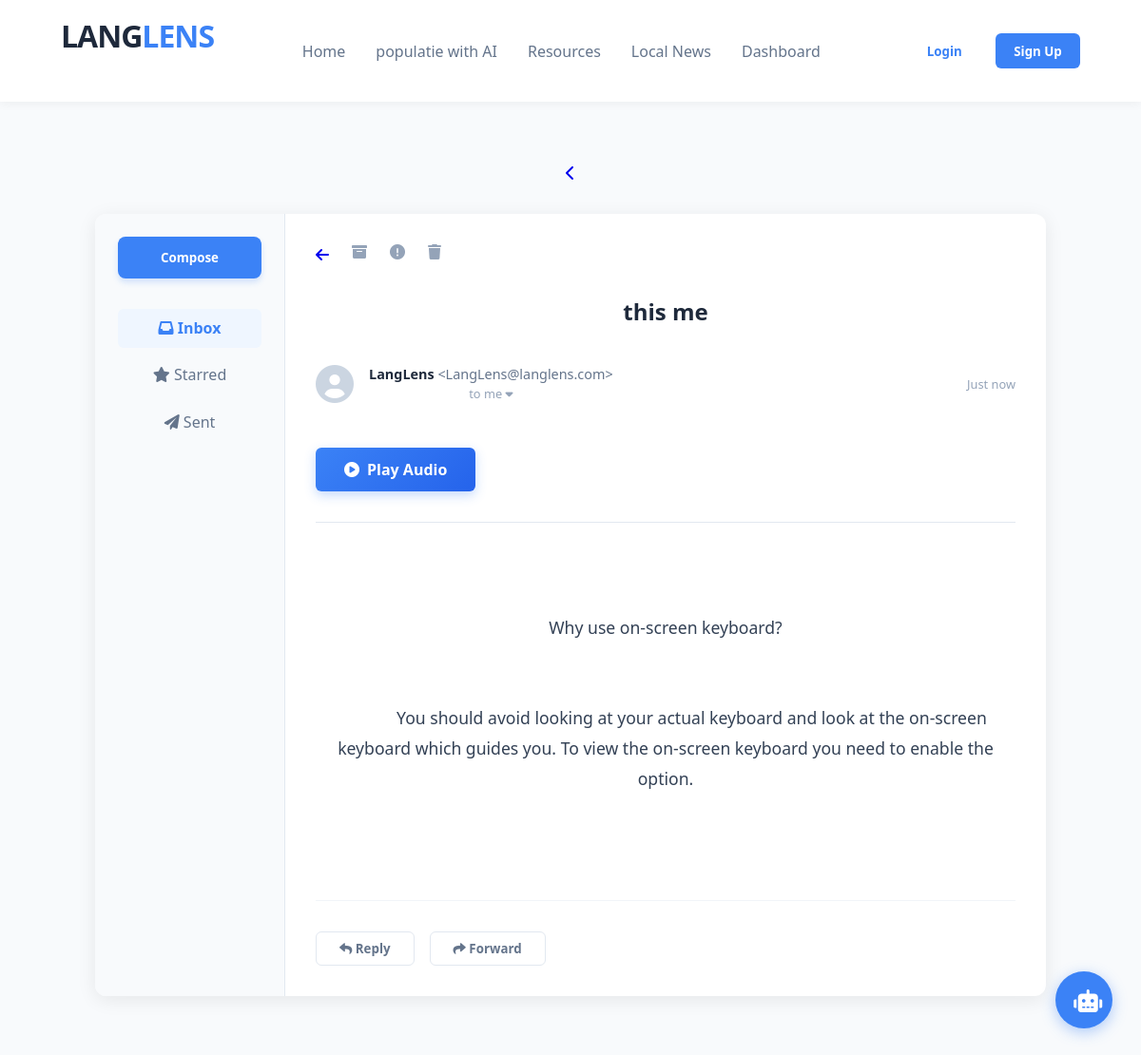
The page /listening_adio/this-me/ on the database its author committed.
### LangLens/models.py (models this page shows, shortened)
class ListingModule(models.Model):
    category = models.ForeignKey(Category, on_delete=models.SET_NULL, null=True)
    title = models.CharField(max_length=200)
    story_content = models.TextField( null=True, blank=True)
    audio = models.FileField(upload_to='Audio_reading/listening_mode/', null=True, blank=True)
    slug = models.SlugField(max_length=250, unique=True, blank=True) # New Field

### LangLens/views.py (the view, shortened to what this page needs)
# urls.py: path('listening_adio/<slug:slug>/', views.listening_detail, name='display_listening_text'),
def listening_detail(request, slug):
    text = get_object_or_404(ListingModule, slug=slug)
    templates = {
        'Emails': 'LangLens/listening_email.html',
        'Short stories': 'LangLens/listening_stories.html',
        'News': 'LangLens/listening_news.html',
    }
    template_path = templates.get(text.category.name, 'LangLens/listening_stories.html')
    return render(request, template_path, {'text': text})

### LangLens/context_processors.py (called while the page is built)
def profile_context(request):
    profile = None
    if request.user.is_authenticated:
        profile = UserProfile.objects.filter(user=request.user).first()
    return {'profile': profile}

### templates/LangLens/listening_email.html (shortened to what this page needs)
{% extends "LangLens/index.html" %}
{% load static %}
{% block css %}
    <link rel="stylesheet" href="{% static 'LangLens/css/listening_email.css' %}">
{% endblock %}
{% block content %}
    <a href="javascript:history.back()" class="back-link"><i class="fas fa-chevron-left"></i></a>
    <div class="email-container">
        <aside class="email-sidebar">
            <button class="btn-compose">Compose</button>
            <ul>
                <li class="active"><i class="fas fa-inbox"></i> Inbox</li>
                <li><i class="fas fa-star"></i> Starred</li>
                <li><i class="fas fa-paper-plane"></i> Sent</li>
            </ul>
        </aside>
        <main class="email-body-wrapper">
            <header class="email-header">
                <div class="email-actions">
                    <a href="javascript:history.back()"><i class="fas fa-arrow-left"></i></a>
                    <i class="fas fa-archive"></i>
                    <i class="fas fa-exclamation-circle"></i>
                    <i class="fas fa-trash"></i>
                </div>
                <h1 class="email-subject">{{ text.title }}</h1>
                <div class="sender-info">
                    <div class="sender-avatar">
                        <i class="fas fa-user-circle"></i>
                    </div>
                    <div class="sender-details">
                        <p><strong>LangLens</strong> <span>&lt;LangLens@langlens.com&gt;</span></p>
                        <p class="to-me">to me <i class="fas fa-caret-down"></i></p>
                    </div>
                    <div class="email-time">
                        Just now
                    </div>
                </div>
                <div class="email-audio-player">
                    {% if text.audio %}
                    <button class="btn-play-audio" onclick="playAudio('{{ text.audio.url }}')">
                        <i class="fas fa-play-circle"></i> Play Audio
                    </button>
                    {% else %}
                    <button class="btn-play-audio" disabled>
                        <i class="fas fa-play-circle"></i> No Audio Available
                    </button>
                    {% endif %}
                </div>
            </header>
            <article class="email-content">
                {{ text.story_content|linebreaks }}
            </article>
            <footer class="email-footer-actions">
                <button class="btn-reply"><i class="fas fa-reply"></i> Reply</button>
                <button class="btn-forward"><i class="fas fa-share"></i> Forward</button>
            </footer>
        </main>
    </div>
{% endblock %}

### static/LangLens/css/listening_email.css (style rules this page uses)
.email-container { display: flex; max-width: 1100px; margin: 2rem auto; background: #fff; border-radius: 12px; overflow: hidden; box-shadow: 0 4px 20px rgba(0,0,0,0.08); min-height: 80vh; }
.email-sidebar { width: 200px; background: #f8fafc; padding: 1.5rem; border-right: 1px solid #e2e8f0; }
.btn-compose { background: #3b82f6; color: white; width: 100%; padding: 0.8rem; border-radius: 8px; margin-bottom: 2rem; box-shadow: 0 4px 6px rgba(59, 130, 246, 0.2); }
.email-sidebar ul { list-style: none; }
.email-sidebar li { padding: 0.6rem 1rem; color: #64748b; border-radius: 6px; cursor: pointer; margin-bottom: 0.5rem; }
.email-sidebar li.active { background: #eff6ff; color: #3b82f6; font-weight: 600; }
.email-body-wrapper { flex: 1; padding: 2rem; display: flex; flex-direction: column; }
.email-actions { display: flex; gap: 1.5rem; color: #94a3b8; margin-bottom: 2rem; }
.email-subject { font-size: 1.5rem; font-weight: 600; color: #1e293b; margin-bottom: 2rem; }
.sender-info { display: flex; align-items: center; gap: 1rem; margin-bottom: 2.5rem; }
.sender-avatar { font-size: 2.5rem; color: #cbd5e1; }
.sender-details p { font-size: 0.9rem; color: #1e293b; }
.sender-details span { color: #64748b; font-weight: 400; }
.sender-details .to-me { font-size: 0.8rem; color: #94a3b8; margin-top: 2px; }
.email-time { margin-left: auto; font-size: 0.8rem; color: #94a3b8; }
.email-audio-player { display: flex; justify-content: flex-start; margin-bottom: 2rem; padding-bottom: 2rem; border-bottom: 1px solid #e2e8f0; }
.btn-play-audio { background: linear-gradient(135deg, #3b82f6 0%, #2563eb 100%); color: white; border: none; padding: 12px 30px; border-radius: 6px; font-size: 1rem; font-weight: 600; cursor: pointer; transition: all 0.3s ease; box-shadow: 0 4px 12px rgba(59, 130, 246, 0.3); display: flex; align-items: center; gap: 8px; }
.email-content { font-size: 1.1rem; line-height: 1.8; color: #334155; white-space: pre-wrap; margin-bottom: 3rem; }
.email-footer-actions { display: flex; gap: 1rem; border-top: 1px solid #f1f5f9; padding-top: 2rem; }
.btn-reply, .btn-forward { background: transparent; border: 1px solid #e2e8f0; color: #64748b; padding: 0.5rem 1.5rem; }

### static/LangLens/css/index.css (style rules this page uses)
* { margin: 0; padding: 0; box-sizing: border-box; font-family: 'Segoe UI', sans-serif; }
body { background-color: #f8fafc; color: #334155; min-height: 100vh; }
button { padding: 0.6rem 1.2rem; border-radius: 6px; cursor: pointer; font-weight: 600; border: none; }

### rows shown on the page
ListingModule: title "this me", story_content "Why use on-screen keyboard? You should avoid looking at your actual keyboard and look at the on-screen keyboard which guides you. To view the on-screen keyboard you need to enable the option."
